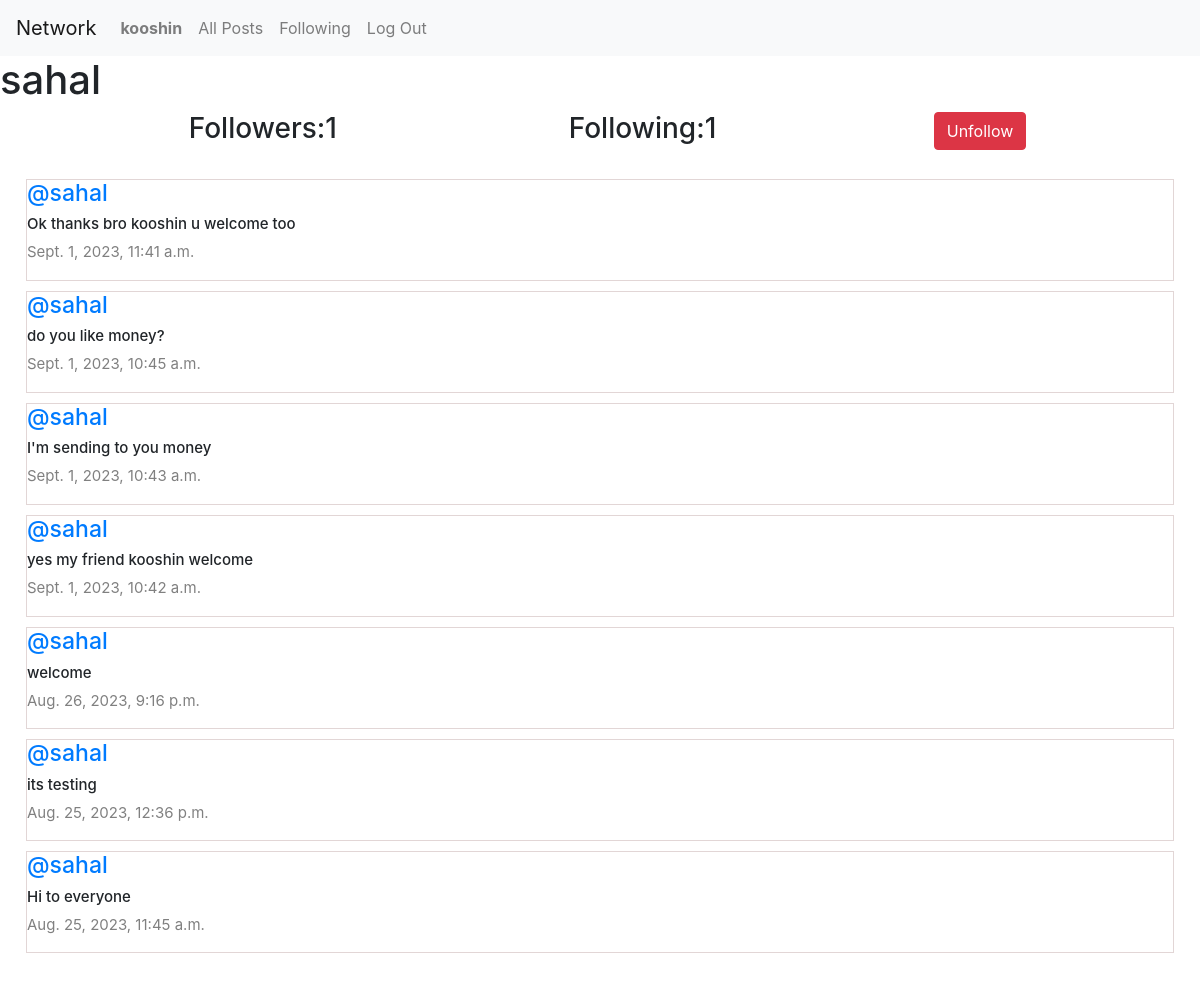
The app's page /profile/1 (signed in) with its own data.
### network/models.py (models this page shows, shortened)
class User(AbstractUser):
    pass

class Post(models.Model):
    content= models.CharField(max_length=140);
    user = models.ForeignKey(User, on_delete=models.CASCADE, related_name="author")
    date = models.DateTimeField(auto_now=True)

### network/views.py (the view)
# urls.py: path("profile/<int:user_id>", views.profile, name="profile"),
def profile(request, user_id):
    user = User.objects.get(pk=user_id)
    allPosts = Post.objects.filter(user=user).order_by("id").reverse()
    following = Follow.objects.filter(user=user)
    followers = Follow.objects.filter(user_follower = user)
    try:
        checkfollow = followers.filter(user=User.objects.get(pk=request.user.id))
        if len(checkfollow) != 0:
            isfollowing = True
        else:
            isfollowing = False
    except:
        isfollowing = False
    paginator = Paginator(allPosts, 10)
    page_number = request.GET.get('page')
    posts_of_the_page = paginator.get_page(page_number)
    return render(request, "network/profile.html",{
        "allPosts": allPosts,
        "posts_of_the_page": posts_of_the_page,
        "username": user.username,
        "following":following,
        "followers":followers,
        "isfollowing": isfollowing,
        "user_profile": user
    })

### network/templates/network/profile.html (shortened to what this page needs)
{% extends "network/layout.html" %}
{% block body %}
    <h1>{{username}}</h1>
    <div class="container">
        <div class="row d-flex justify-content-center">
            <h3 class="col-4">Followers:{{ following.count }}</h3>
            <h3 class="col-4">Following:{{ followers.count }}</h3>
            {%if user.is_authenticated%}
                    {%if user != user_profile %}
                        {% if  isfollowing %}
                            <form action="{% url 'unfollow' %}" method="post">
                                <input type="submit" value="Unfollow" class="btn btn-danger"/>
                            </form>
                        {% else %}
                            <form action="{% url 'follow' %}" method="post">
                                {% csrf_token %}
                                <input type="hidden" name="userfollow" value="{{ user_profile}}"/>
                                <input type="submit" value="Follow" class="btn btn-success"/>
                            </form>
                        {% endif %}
                    {% endif %}
                {% endif %}
        </div>
    </div>
    <div class="all-posts mx-3">
        {% for post in posts_of_the_page %}
            <div class="post">
                <h5 class="username"><a href="{% url 'profile' user_id=post.user.id %}">@{{ post.user}}</a></h5>
                <h6 class ="content">{{post.content}}</h6>
                <p class="date">{{post.date}}</p>
            </div>
         {% endfor %}
    </div>
{% endblock %}

### network/templates/network/layout.html (shortened to what this page needs)
{% load static %}
<!DOCTYPE html>
<html lang="en">
    <head>
        <link rel="stylesheet" href="https://stackpath.bootstrapcdn.com/bootstrap/4.4.1/css/bootstrap.min.css">
        <link href="{% static 'network/styles.css' %}" rel="stylesheet">
        <link rel="stylesheet" href="https://cdnjs.cloudflare.com/ajax/libs/font-awesome/4.7.0/css/font-awesome.min.css">
    </head>
    <body>
        <nav class="navbar navbar-expand-lg navbar-light bg-light">
            <a class="navbar-brand" href="{% url 'index' %}">Network</a>
            <div>
              <ul class="navbar-nav mr-auto">
                {% if user.is_authenticated %}
                    <li class="nav-item">
                        <a class="nav-link" href="{% url 'profile' user_id=user.id %}"><strong>{{ user.username }}</strong></a>
                    </li>
                {% endif %}
                <li class="nav-item">
                  <a class="nav-link" href="{% url 'index' %}">All Posts</a>
                </li>
                {% if user.is_authenticated %}
                    <li class="nav-item">
                        <a class="nav-link" href="{% url 'following' %}">Following</a>
                    </li>
                    <li class="nav-item">
                        <a class="nav-link" href="{% url 'logout' %}">Log Out</a>
                    </li>
                {% endif %}
              </ul>
            </div>
          </nav>
        <div class="body">
            {% block body %}
            {% endblock %}
        </div>
    </body>
</html>

### network/static/network/styles.css (style rules this page uses)
.all-posts { display: flex; justify-content: flex-start; flex-direction: column; margin: 20px; }
.post { border: 0.1px solid rgb(226, 214, 214); display: flex; justify-content: center; flex-direction: column; box-sizing: border-box; margin: 5px 10px; }
.content { font-size: 15px; }
.username { font-size: 23px; }
.date { color: gray; font-size: 15px; }

### records on screen
User: username "kooshin"
User: username "sahal"
Post: user "sahal", content "Ok thanks bro kooshin u welcome too", date "Sept. 1, 2023, 11:41 a.m."
Post: user "sahal", content "do you like money?", date "Sept. 1, 2023, 10:45 a.m."
Post: user "sahal", content "I'm sending to you money", date "Sept. 1, 2023, 10:43 a.m."
Post: user "sahal", content "yes my friend kooshin welcome", date "Sept. 1, 2023, 10:42 a.m."
Post: user "sahal", content "welcome", date "Aug. 26, 2023, 9:16 p.m."
Post: user "sahal", content "its testing", date "Aug. 25, 2023, 12:36 p.m."
Post: user "sahal", content "Hi to everyone", date "Aug. 25, 2023, 11:45 a.m."

### other values on screen
{{ following.count }} "1"
{{ followers.count }} "1"
